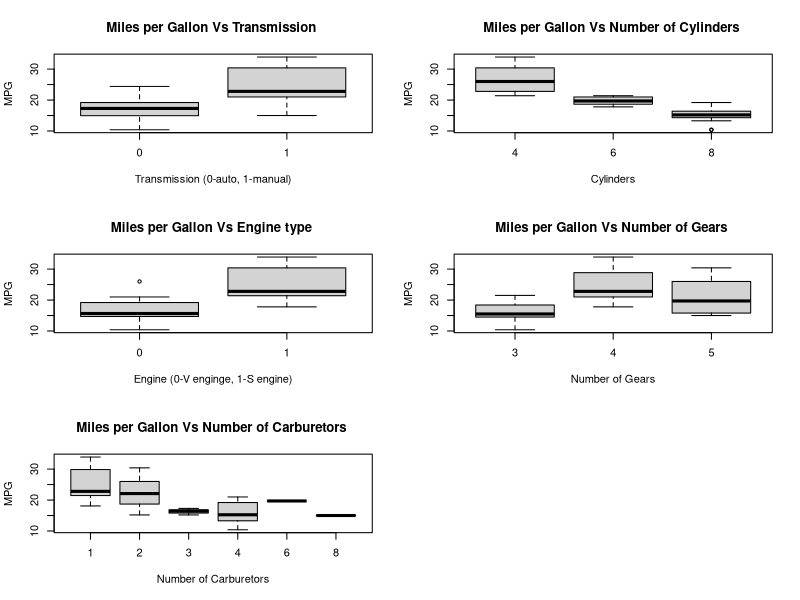
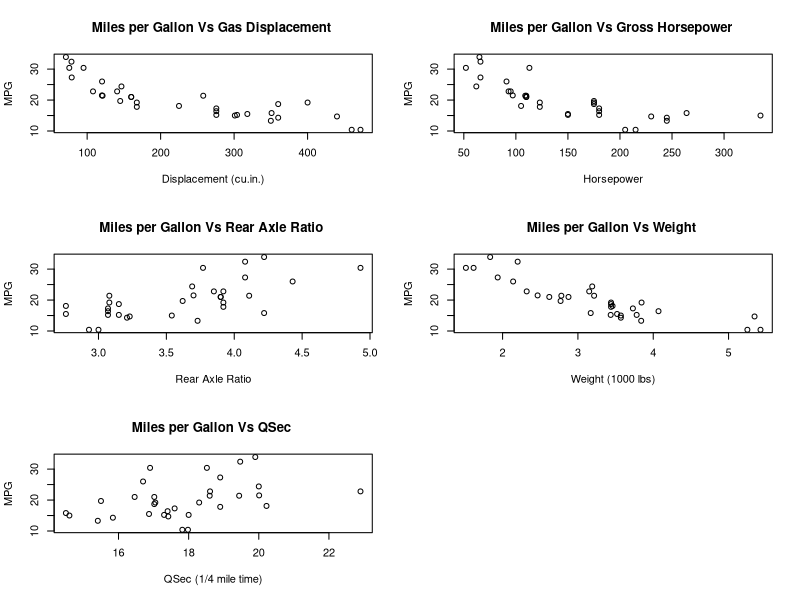

These charts were generated, in order, by the following R code: (Note: this script raises an error after producing the figures.)
data(mtcars)

head(mtcars)

summary(mtcars)

require(stats)
round(cor(mtcars)[-1, 1], 2)
cor(mtcars)[-1, 1]

par(mfrow=c(3,2))
boxplot(mpg ~ am, data = mtcars, main = "Miles per Gallon Vs Transmission "
        , xlab = "Transmission (0-auto, 1-manual)",  ylab = "MPG")
boxplot(mpg ~ cyl, data = mtcars, main = "Miles per Gallon Vs Number of Cylinders "
        , xlab = "Cylinders",  ylab = "MPG")
boxplot(mpg ~ vs, data = mtcars, main = "Miles per Gallon Vs Engine type "
        , xlab = "Engine (0-V enginge, 1-S engine)",  ylab = "MPG")
boxplot(mpg ~ gear, data = mtcars, main = "Miles per Gallon Vs Number of Gears "
        , xlab = "Number of Gears",  ylab = "MPG")
boxplot(mpg ~ carb, data = mtcars, main = "Miles per Gallon Vs Number of Carburetors "
        , xlab = "Number of Carburetors",  ylab = "MPG")

par(mfrow=c(3,2))
plot(mtcars$disp, mtcars$mpg, main = "Miles per Gallon Vs Gas Displacement "
     , xlab = "Displacement (cu.in.)",  ylab = "MPG")
plot(mtcars$hp, mtcars$mpg, main = "Miles per Gallon Vs Gross Horsepower "
     , xlab = "Horsepower",  ylab = "MPG")
plot(mtcars$drat, mtcars$mpg, main = "Miles per Gallon Vs Rear Axle Ratio "
     , xlab = "Rear Axle Ratio",  ylab = "MPG")
plot(mtcars$wt, mtcars$mpg, main = "Miles per Gallon Vs Weight "
     , xlab = "Weight (1000 lbs)",  ylab = "MPG")
plot(mtcars$qsec, mtcars$mpg, main = "Miles per Gallon Vs QSec "
     , xlab = "QSec (1/4 mile time)",  ylab = "MPG")


fit1 <- lm (mpg ~ as.factor(am), data = mtcars)
fit2 <- lm (mpg ~ as.factor(am) + as.factor(cyl) -1 , data = mtcars)
fit3 <- lm (mpg ~ as.factor(am) + as.factor(cyl) + as.factor(vs) , data = mtcars)
fit4 <- lm (mpg ~ as.factor(am) + as.factor(cyl) + as.factor(vs) + as.factor(gear) , data = mtcars)
fit5 <- lm (mpg ~ as.factor(am) + as.factor(cyl) + as.factor(vs) + as.factor(gear) + as.factor(carb) , data = mtcars)
fit6 <- lm (mpg ~ as.factor(am) + as.factor(cyl) + as.factor(vs) + as.factor(gear) + as.factor(carb) + disp , data = mtcars)
fit7 <- lm (mpg ~ as.factor(am) + as.factor(cyl) + as.factor(vs) + as.factor(gear) + as.factor(carb) + disp + hp , data = mtcars)
fit8 <- lm (mpg ~ as.factor(am) + as.factor(cyl) + as.factor(vs) + as.factor(gear) + as.factor(carb) + disp + hp + drat , data = mtcars)
fit9 <- lm (mpg ~ as.factor(am) + as.factor(cyl) + as.factor(vs) + as.factor(gear) + as.factor(carb) + disp + hp + drat + wt , data = mtcars)
fit10 <- lm (mpg ~ as.factor(am) + as.factor(cyl) + as.factor(vs) + as.factor(gear) + as.factor(carb) + disp + hp + drat + wt + qsec , data = mtcars)


summary(fit1)

predict(fit1, am <- 0)

anova(fit1, fit2, fit3, fit4, fit5, fit6, fit7, fit8, fit9, fit10)
anova(fit1, fit3, fit5, fit7, fit9)
anova(fit1, fit5, fit9)
anova(fit1)


fit1 <- lm (mpg ~ as.factor(am), data = mtcars)
fit2 <- lm (mpg ~ as.factor(am) + wt -1 , data = mtcars)
fit3 <- lm (mpg ~ as.factor(am) + wt + as.factor(cyl) , data = mtcars)
anova(fit1, fit2, fit3)


summary(fit3)

p <- data.frame(am = as.factor(0), wt = 3.21)
predict(fit2, p)
summary(fit2)
summary(fit1)
summary(fit3)

mean(mtcars$wt)
table(mtcars$cyl)



fit <- lm(mpg ~ wt + cyl, data = mtcars)
summary(fit)


fit2 <- lm(mpg ~ factor(am)+wt+hp+disp+cyl, data = mtcars)
summary(fit2)

fit3 <- lm(mpg ~ factor(am)+wt+hp, data = mtcars)
summary(fit3)

fit4 <- lm(mpg ~ factor(am)+wt+hp, data = mtcars)
summary(fit4)



fit1 <- lm(mpg ~ factor(am) + cyl + disp + wt, data = mtcars)
fit2 <- lm(mpg ~ factor(am) + cyl + disp + wt + hp + drat + vs + carb, data = mtcars)
anova(fit0, fit1, fit2)

plot(fit1)

residuals <- resid(fit1) #List of residuals
predicted <- predict(fit1)
plot(predicted, residuals)

